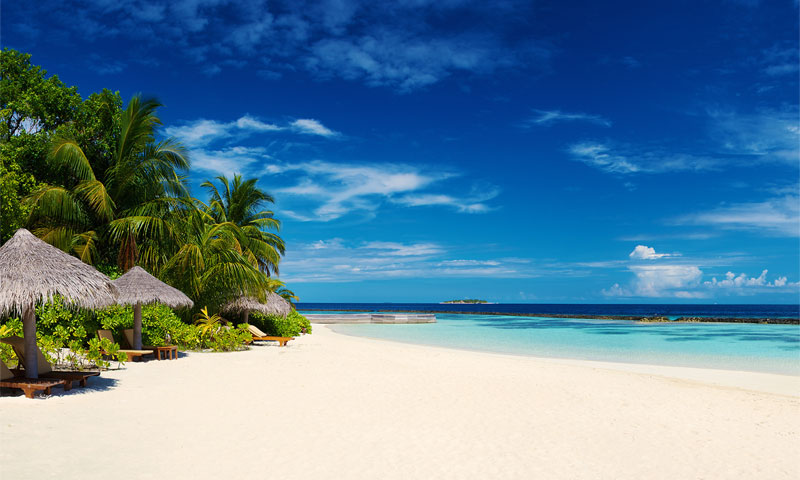
#> input picture project_4/images/image.jpg, 800 x 480 px
$ jupyter execute lab4.ipynb
#> lines starting #> are read from the running program, lines starting #| are printed output that depends on the picture; after the words box and inside, x2 and y2 are one past the last pixel; in counts of white or black regions, pixels touching at a corner belong together
[cell 1]
import cv2
import numpy as np
from matplotlib import pyplot as plt

image = cv2.imread('images/image.jpg', 0)
#> image: shape (480, 800); min 0, max 255, mean 123.2

plt.hist(image.ravel(),256,[0,256])

plt.show()
#> figure, not shown here; tallest bar 15019 high, from x = 240 to 241

[cell 2]
img = cv2.imread('images/image.jpg')
#> img is the input picture: shape (480, 800, 3); mean B, G, R 155.3, 131.8, 94.3

[cell 3]
img = cv2.cvtColor(img, cv2.COLOR_BGR2RGB)

mask1 = np.zeros(img.shape[:2], np.uint8)
mask2 = np.zeros(img.shape[:2], np.uint8)
mask3 = np.zeros(img.shape[:2], np.uint8)

mask1[:, 0:300] = 255
mask2[0:300, 301:799] = 255
mask3[301:479, 301:799] = 255

masked_img1 = cv2.bitwise_and(img,img,mask = mask1)
masked_img2 = cv2.bitwise_and(img,img,mask = mask2)
masked_img3 = cv2.bitwise_and(img,img,mask = mask3)

plt.subplot(221)
plt.imshow(masked_img1,'gray')
plt.subplot(222)
color = ('b','g','r')
for i,col in enumerate(color):
    histr = cv2.calcHist([img],[i],mask1,[256],[0,256])
    plt.plot(histr,color = col)
    plt.xlim([0,256])
plt.show()
#> figure, not shown here; panel 2: curve peaks at x = 2, y = 6484; panel 2: curve peaks at x = 238, y = 5183; panel 2: curve peaks at x = 0, y = 12115

plt.subplot(223)
plt.imshow(masked_img2,'gray')
plt.subplot(224)
for i,col in enumerate(color):
    histr = cv2.calcHist([img],[i],mask2,[256],[0,256])
    plt.plot(histr,color = col)
    plt.xlim([0,256])
plt.show()
#> figure, not shown here; panel 2: curve peaks at x = 2, y = 23139; panel 2: curve peaks at x = 52, y = 3482; panel 2: curve peaks at x = 194, y = 2856

plt.subplot(223)
plt.imshow(masked_img3,'gray')
plt.subplot(224)
for i,col in enumerate(color):
    histr = cv2.calcHist([img],[i],mask3,[256],[0,256])
    plt.plot(histr,color = col)
    plt.xlim([0,256])
plt.show()
#> figure, not shown here; panel 2: curve peaks at x = 251, y = 9926; panel 2: curve peaks at x = 238, y = 9829; panel 2: curve peaks at x = 222, y = 9333

[cell 4]
img = cv2.imread('images/image_3.jpg')
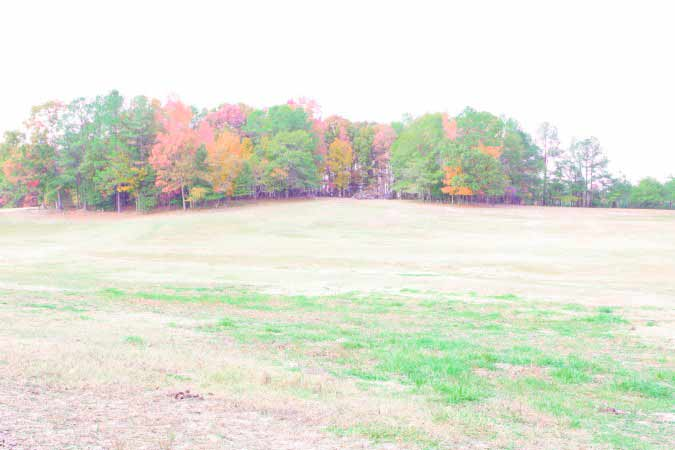
#> input picture project_4/images/image_3.jpg, 675 x 450 px
#> img is the input picture: shape (450, 675, 3); mean B, G, R 215.4, 228.1, 226.2
img_yuv = cv2.cvtColor(img, cv2.COLOR_BGR2YUV)
#> img_yuv: shape (450, 675, 3); mean of channels 0, 1, 2 226.1, 122.8, 128.1

img_yuv[:,:,0] = cv2.equalizeHist(img_yuv[:,:,0])
#> img_yuv: shape (450, 675, 3); mean of channels 0, 1, 2 136.6, 122.8, 128.1

img_output = cv2.cvtColor(img_yuv, cv2.COLOR_YUV2BGR)
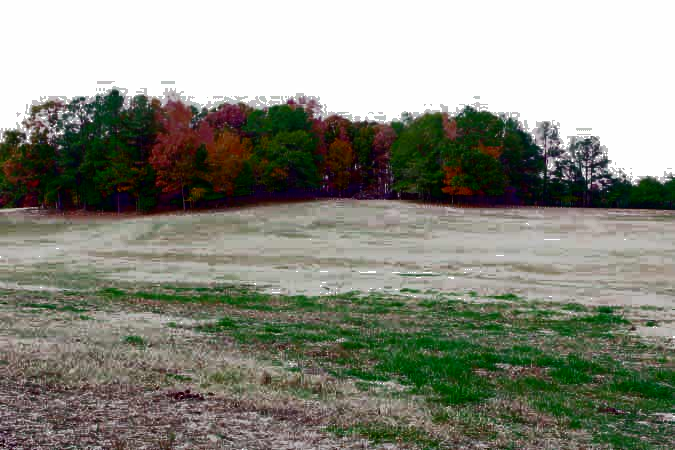
#> img_output: shape (450, 675, 3); mean B, G, R 126.9, 138.7, 137

cv2.imwrite('images/image_3new.jpg', img_output)
#> Out = True

[cell 5]
img = cv2.imread('images/image_sudoku.jpg', 0)
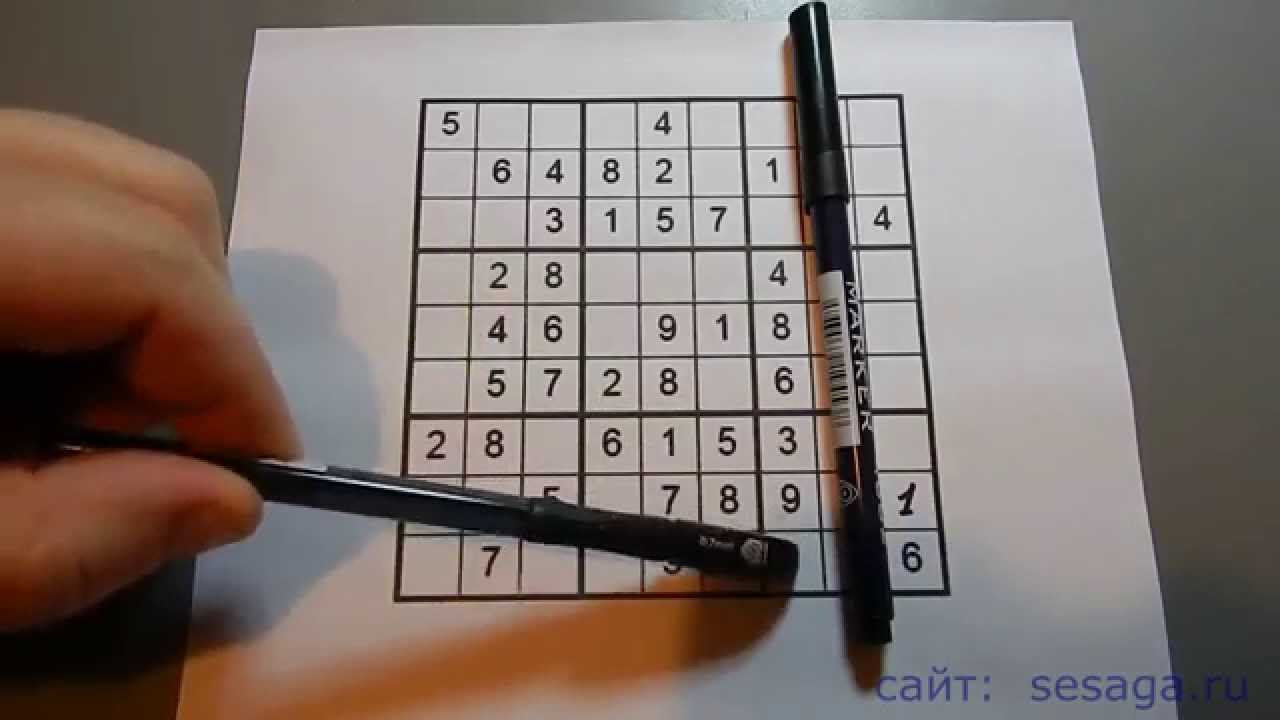
#> input picture project_4/images/image_sudoku.jpg, 1280 x 720 px
#> img: shape (720, 1280); min 0, max 250, mean 119.6

ret,thresh1 = cv2.threshold(img, 127, 255, cv2.THRESH_BINARY)
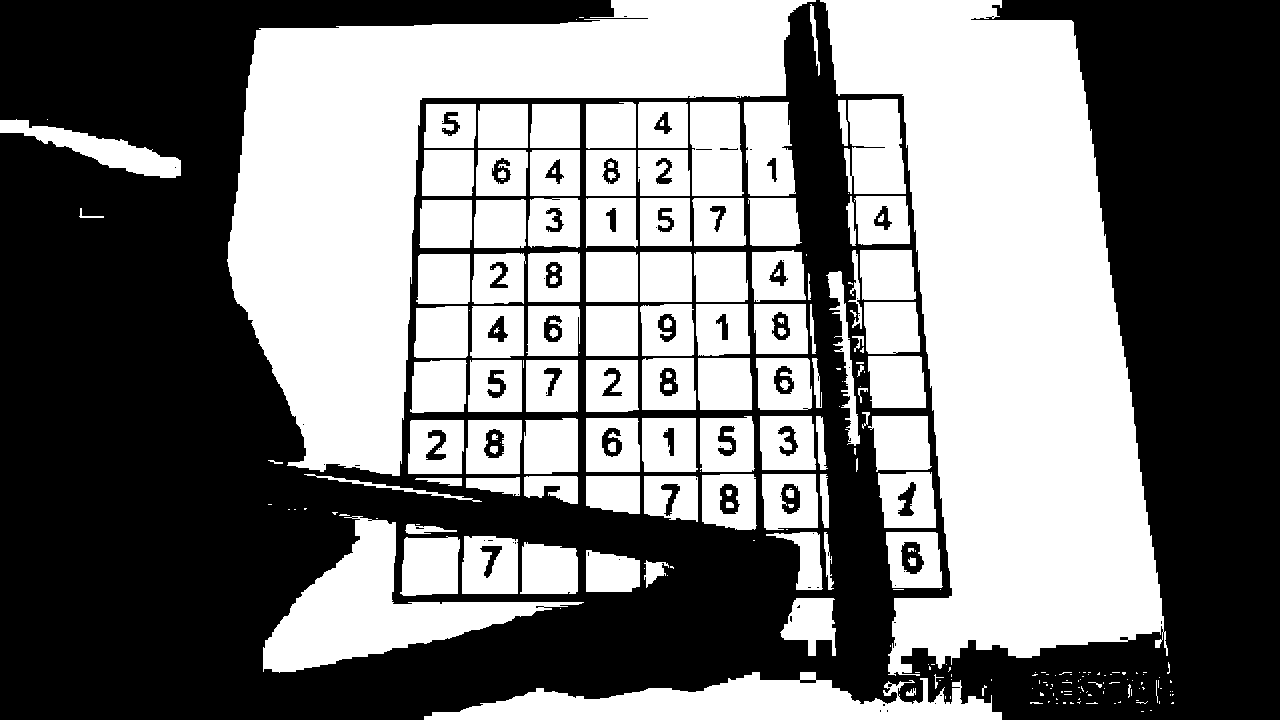
#> thresh1: shape (720, 1280); 48.1% white; 257 white regions (130 under 20 px), largest, box (x1, y1, x2, y2) and area: (820, 0, 1168, 676) 134308, (227, 0, 816, 476) 101248, (263, 516, 584, 673) 16758
ret,thresh2 = cv2.threshold(img, 127, 255, cv2.THRESH_BINARY_INV)
ret,thresh3 = cv2.threshold(img, 127, 255, cv2.THRESH_TRUNC)
ret,thresh4 = cv2.threshold(img, 127, 255, cv2.THRESH_TOZERO)
ret,thresh5 = cv2.threshold(img, 127, 255, cv2.THRESH_TOZERO_INV)
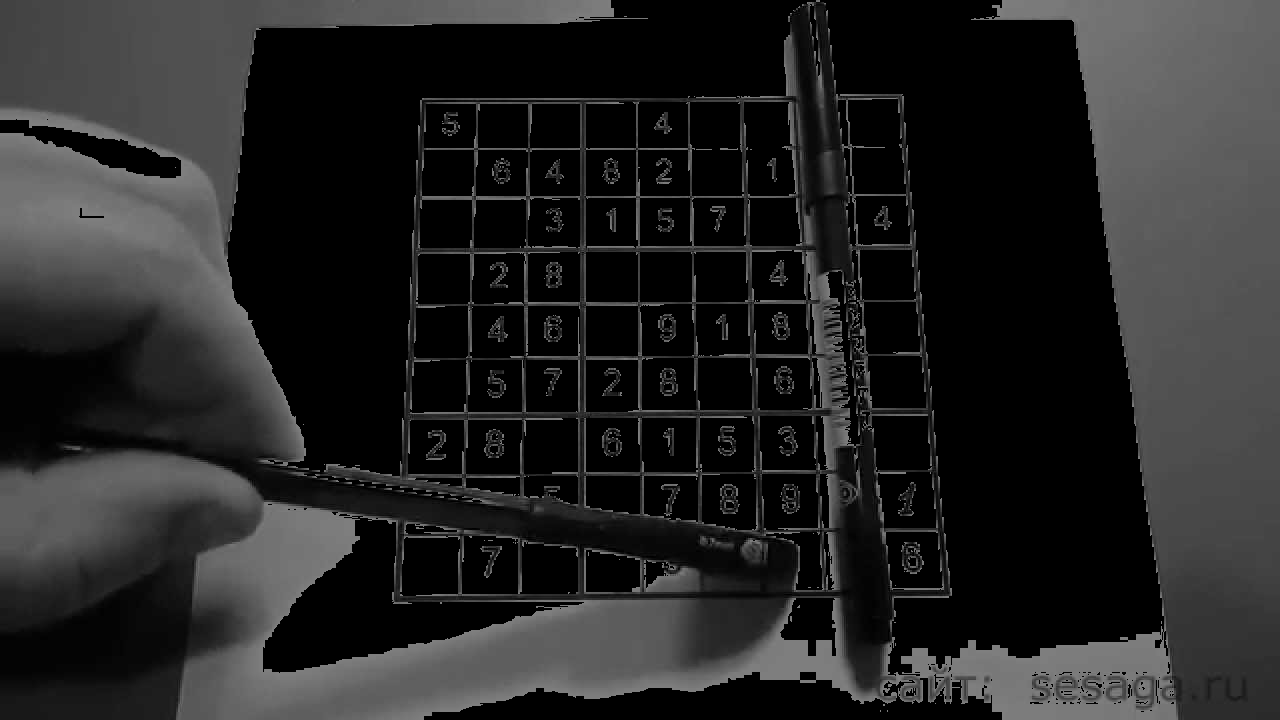
#> thresh5: shape (720, 1280); min 0, max 127, mean 37

titles = ['OriginalImage','BINARY','BINARY_INV','TRUNC','TOZERO','TOZERO_INV']

cv2.imwrite('images/OriginalImage.jpg', img)
cv2.imwrite('images/BINARY.jpg', thresh1)
cv2.imwrite('images/BINARY_INV.jpg', thresh2)
cv2.imwrite('images/TRUNC.jpg', thresh3)
cv2.imwrite('images/TOZERO.jpg', thresh4)
cv2.imwrite('images/TOZERO_INV.jpg', thresh5)
#> Out = True

OriginalImage

BINARY

BINARY_INV

TRUNC

TOZERO

TOZERO_INV

[cell 6]
img = cv2.imread('images/image_sudoku.jpg',0)
th1 = cv2.adaptiveThreshold(img, 255, cv2.ADAPTIVE_THRESH_GAUSSIAN_C, cv2.THRESH_BINARY, 11, 2)
#> th1: shape (720, 1280); 87.9% white; 4670 black regions (4206 under 20 px), largest, box (x1, y1, x2, y2) and area: (50, 2, 952, 701) 54064, (830, 4, 1183, 720) 3983, (219, 1, 731, 259) 2868
th2 = cv2.adaptiveThreshold(img, 255, cv2.ADAPTIVE_THRESH_GAUSSIAN_C, cv2.THRESH_BINARY, 5, 2)
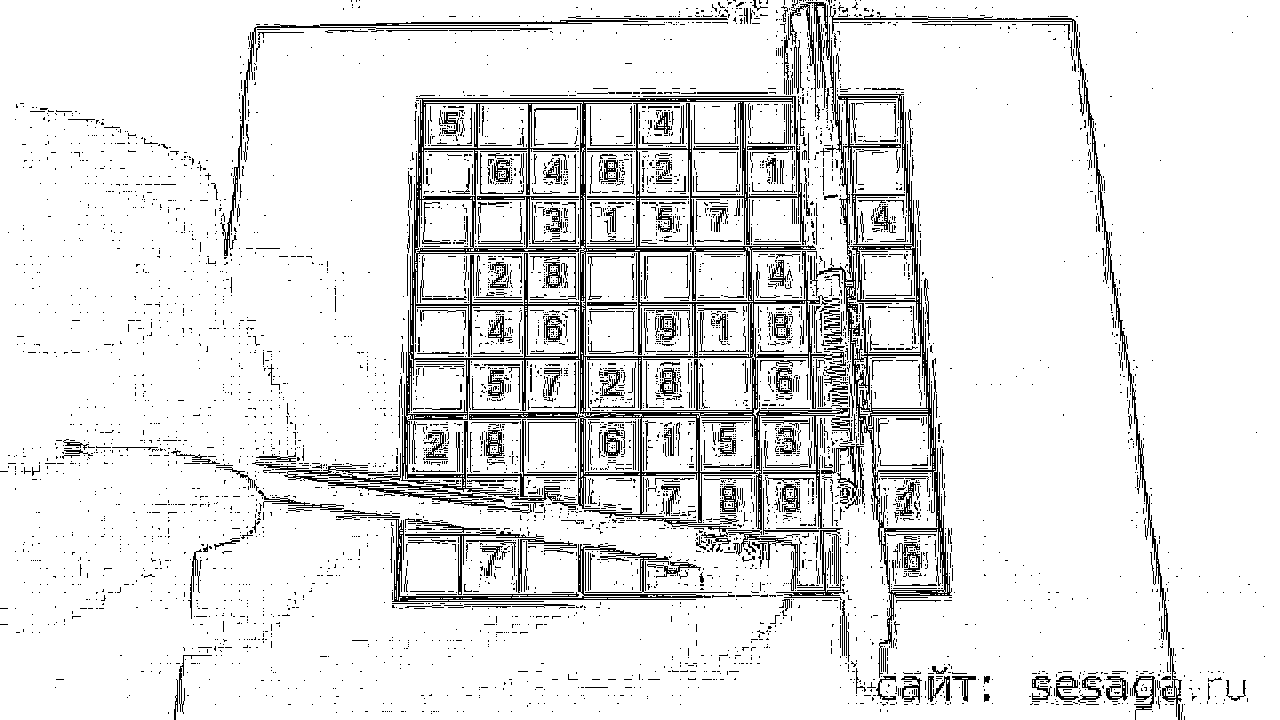
#> th2: shape (720, 1280); 89.9% white; black in thin lines or dots
th3 = cv2.adaptiveThreshold(img, 150, cv2.ADAPTIVE_THRESH_GAUSSIAN_C, cv2.THRESH_BINARY, 11, 2)
th4 = cv2.adaptiveThreshold(img, 255, cv2.ADAPTIVE_THRESH_GAUSSIAN_C, cv2.THRESH_BINARY_INV, 11, 2)
th5 = cv2.adaptiveThreshold(img, 150, cv2.ADAPTIVE_THRESH_GAUSSIAN_C, cv2.THRESH_BINARY_INV, 11, 2)
#adaptiveThreshold(src, maxValue, adaptiveMethod, thresholdType,blockSize, C[, dst])

cv2.imwrite('images/adaptive1.jpg',th1)
cv2.imwrite('images/adaptive2.jpg',th2)
cv2.imwrite('images/adaptive3.jpg',th3)
cv2.imwrite('images/adaptive4.jpg',th4)
cv2.imwrite('images/adaptive5.jpg',th5)
#> Out = True

th1
th2
th3
th4
th5

[cell 7]
img = cv2.imread('images/image_otu.jpg',0)
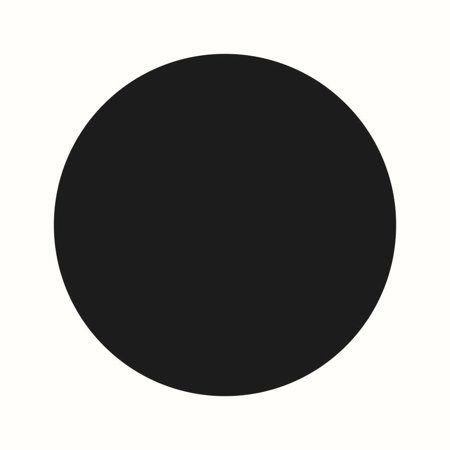
#> input picture project_4/images/image_otu.jpg, 450 x 450 px
#> img: shape (450, 450); min 2, max 255, mean 151.2

blur = cv2.GaussianBlur(img, (71,71), 0)
ret3,th3 = cv2.threshold(blur, 0, 255, cv2.THRESH_BINARY+cv2.THRESH_OTSU)
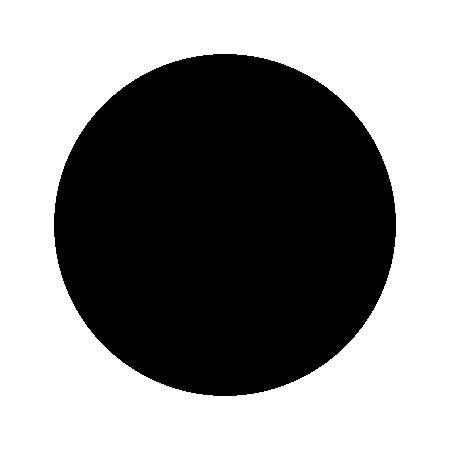
#> th3: shape (450, 450); 54.7% white; 1 black region, box (x1, y1, x2, y2) and area: (54, 54, 396, 396) 91790
#> ret3 = 141

cv2.imwrite('images/blur.jpg',blur)
cv2.imwrite('images/otsu.jpg',th3)
#> Out = True
